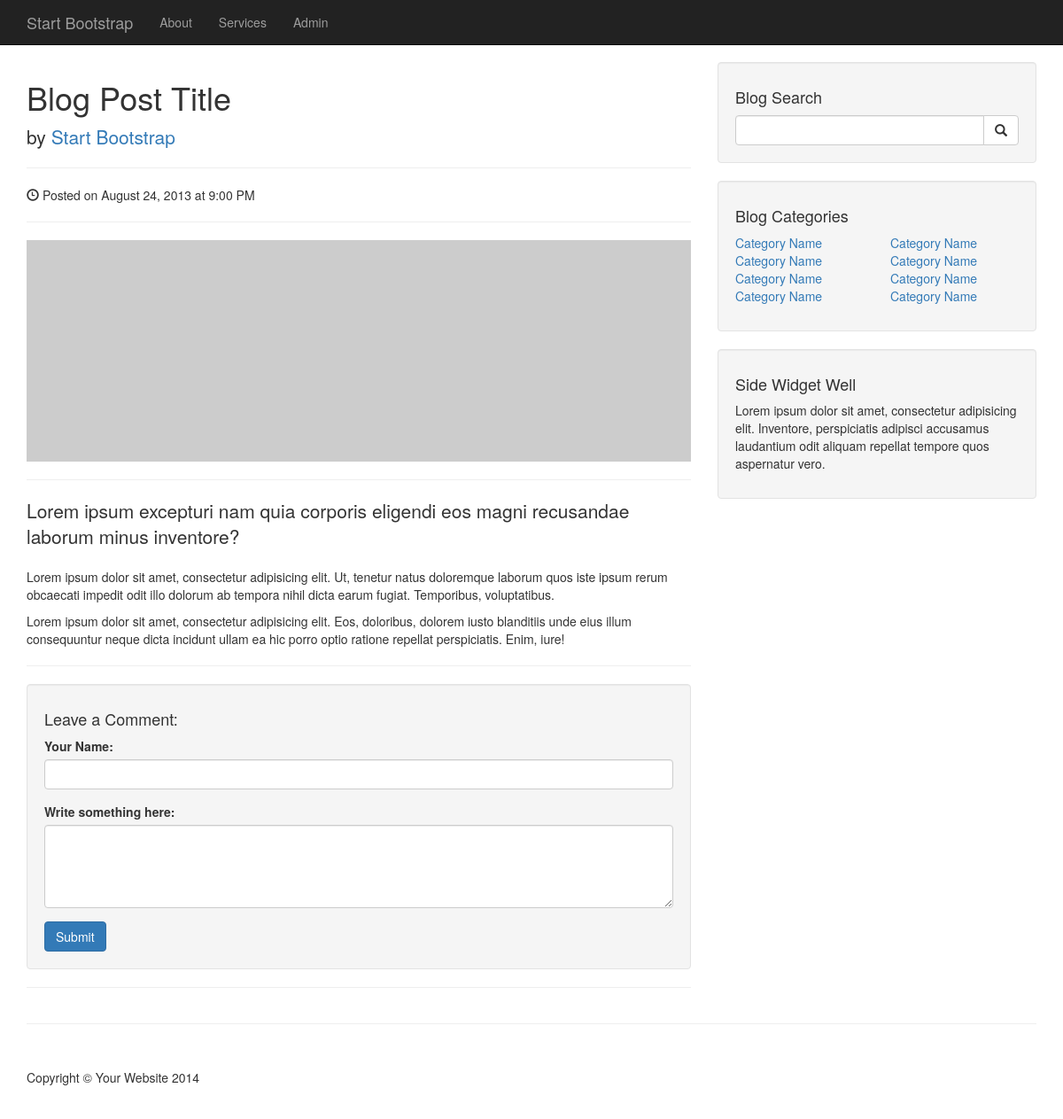
Before: /photo.php?photo_id=7 with the older database file.
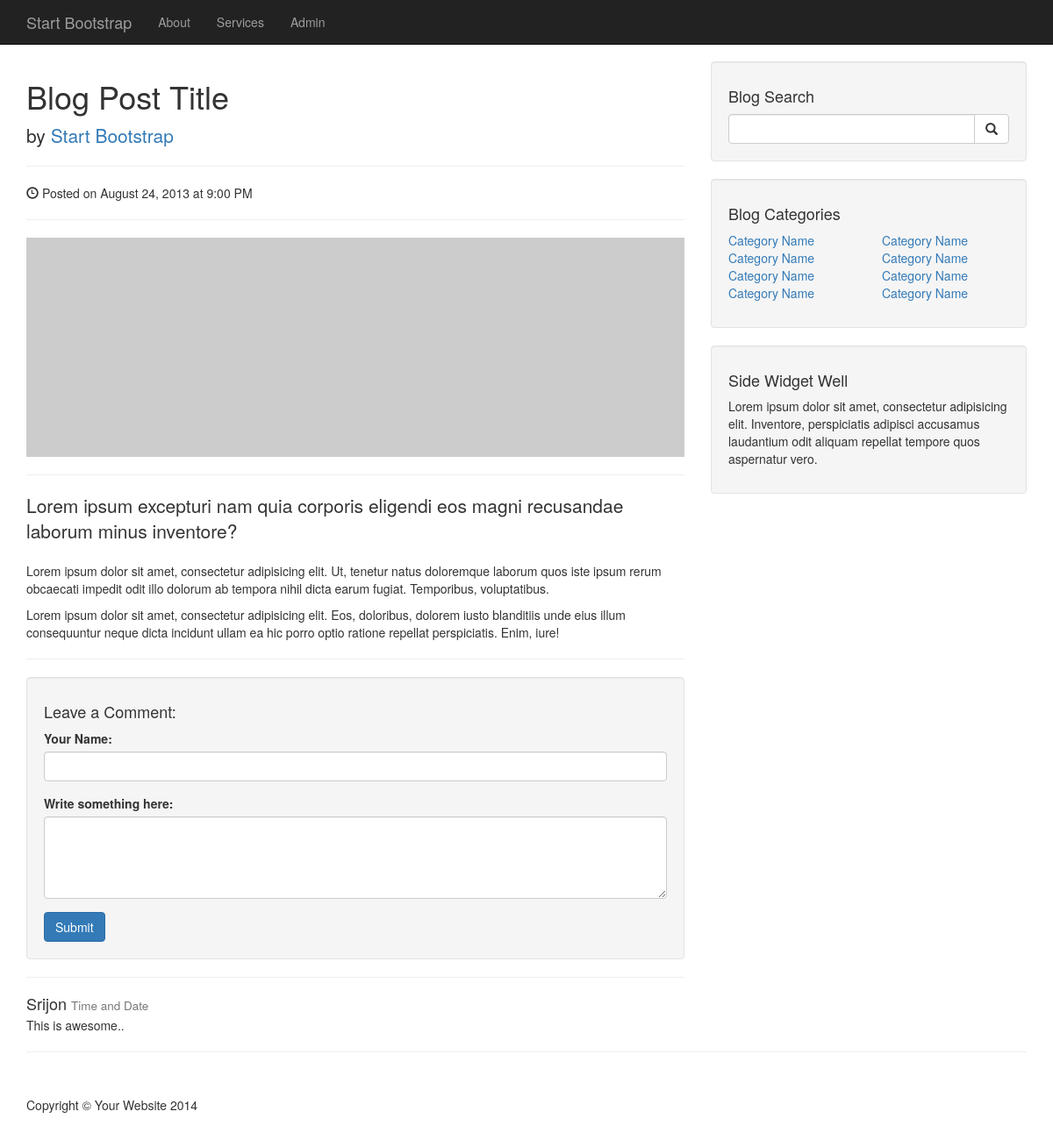
After: the same page with the newer database file.
### tables this page shows
CREATE TABLE `comments` (
  `id` int(11) NOT NULL,
  `photo_id` int(11) NOT NULL,
  `author` varchar(255) NOT NULL,
  `body` text NOT NULL
);

### admin/includes/database.php (called while the page is built, shortened)
<?php
class Database {
	public $connection;
	public function open_db_connection(){
		$this->connection = new mysqli(DB_HOST, DB_USER, DB_PASS, DB_NAME);
	}
	public function query($sql){
		$result = $this->connection->query($sql);
		return $result;
	}
	public function escape_string($string){
		$escaped_string = $this->connection->real_escape_string($string);
		return $escaped_string;
	}
}
$database = new Database();
?>

### admin/includes/db_object.php (called while the page is built, shortened)
<?php
class Db_object {
	protected static $db_table;
	public static function find_by_id($id){
		$the_result_array = static::find_by_query("SELECT * FROM " . static::$db_table . " WHERE id = {$id} LIMIT 1");
		return !empty($the_result_array)? array_shift($the_result_array): false;
	}
	public static function find_by_query($sql) {
		global $database;
		$result = $database->query($sql);
		$the_object_array = array();
		while($row = mysqli_fetch_array($result)){
			$the_object_array[] = static::instantiation($row);
		}
		return $the_object_array;
	}
	public static function instantiation($the_record) {
		$the_object = new $calling_class;
        foreach ($the_record as $the_attribute => $value) {
        	if($the_object->has_the_attribute($the_attribute)){
        		$the_object->$the_attribute = $value;
        	}
        }
        return $the_object;
	}
	private function has_the_attribute($the_attribute) {
		$properties = get_object_vars($this);
		return array_key_exists($the_attribute, $properties);
	}
}
?>

### admin/includes/comment.php (called while the page is built, shortened)
<?php
class Comment extends Db_object {
	protected static $db_table = "comments";
	public static function find_the_comments($photo_id=0) {
		global $database;
		$sql = "SELECT * FROM " . self::$db_table . " WHERE photo_id = " . $database->escape_string($photo_id) . " ORDER BY photo_id ASC";
		return self::find_by_query($sql);
	}
}
?>

### photo.php (the view, shortened to what this page needs)
<?php include("includes/header.php"); ?>
<?php
$photo = Photo::find_by_id($_GET['photo_id']);
$comments = Comment::find_the_comments($photo->id);
?>
    <?php include("includes/navigation.php"); ?>
    <div class="container">
        <div class="row">
            <div class="col-lg-8">
                <h1>Blog Post Title</h1>
                <p class="lead">
                    by <a href="#">Start Bootstrap</a>
                </p>
                <hr>
                <p><span class="glyphicon glyphicon-time"></span> Posted on August 24, 2013 at 9:00 PM</p>
                <hr>
                <img class="img-responsive" src="http://placehold.it/900x300" alt="">
                <hr>
                <p class="lead">Lorem ipsum excepturi nam quia corporis eligendi eos magni recusandae laborum minus inventore?</p>
                <p>Lorem ipsum dolor sit amet, consectetur adipisicing elit. Ut, tenetur natus doloremque laborum quos iste ipsum rerum obcaecati impedit odit illo dolorum ab tempora nihil dicta earum fugiat. Temporibus, voluptatibus.</p>
                <p>Lorem ipsum dolor sit amet, consectetur adipisicing elit. Eos, doloribus, dolorem iusto blanditiis unde eius illum consequuntur neque dicta incidunt ullam ea hic porro optio ratione repellat perspiciatis. Enim, iure!</p>
                <hr>
                <div class="well">
                    <h4>Leave a Comment:</h4>
                    <form role="form" action="" method="post">
                        <div class="form-group">
                            <label>Your Name:</label>
                            <input type="text" name="author" class="form-control">
                        </div>
                        <div class="form-group">
                            <label>Write something here:</label>
                            <textarea class="form-control" name="body" rows="4" class="form-control"></textarea>
                        </div>
                        <button type="submit" name="create_comment" class="btn btn-primary">Submit</button>
                    </form>
                </div>
                <hr>
                <?php  foreach ($comments as $comment):   ?>
                <div class="media">
                    <div class="media-body">
                        <h4 class="media-heading"><?php echo $comment->author; ?>
                            <small> Time and Date</small>
                        </h4>
                        <?php echo $comment->body; ?>
                    </div>
                </div>
            <?php endforeach; ?>
            </div>
            <div class="col-md-4">
                 <?php include("includes/sidebar.php"); ?>
            </div>
<?php include("includes/footer.php"); ?>

### includes/header.php (shortened to what this page needs)
<!DOCTYPE html>
<html lang="en">
<head>
    <link href="css/bootstrap.min.css" rel="stylesheet">
    <link href="css/blog-home.css" rel="stylesheet">
</head>
<body>

### includes/navigation.php (shortened to what this page needs)
<nav class="navbar navbar-inverse navbar-fixed-top" role="navigation">
    <div class="container">
        <div class="navbar-header">
            <a class="navbar-brand" href="#">Start Bootstrap</a>
        </div>
        <div class="collapse navbar-collapse" id="bs-example-navbar-collapse-1">
            <ul class="nav navbar-nav">
                <li>
                    <a href="#">About</a>
                </li>
                <li>
                    <a href="#">Services</a>
                </li>
                <li>
                    <a href="./admin">Admin</a>
                </li>
            </ul>
        </div>
    </div>
</nav>

### includes/sidebar.php
    <div class="well">
        <h4>Blog Search</h4>
        <div class="input-group">
            <input type="text" class="form-control">
            <span class="input-group-btn">
                <button class="btn btn-default" type="button">
                    <span class="glyphicon glyphicon-search"></span>
            </button>
            </span>
        </div>
    </div>
    <div class="well">
        <h4>Blog Categories</h4>
        <div class="row">
            <div class="col-lg-6">
                <ul class="list-unstyled">
                    <li><a href="#">Category Name</a>
                    </li>
                    <li><a href="#">Category Name</a>
                    </li>
                    <li><a href="#">Category Name</a>
                    </li>
                    <li><a href="#">Category Name</a>
                    </li>
                </ul>
            </div>
            <div class="col-lg-6">
                <ul class="list-unstyled">
                    <li><a href="#">Category Name</a>
                    </li>
                    <li><a href="#">Category Name</a>
                    </li>
                    <li><a href="#">Category Name</a>
                    </li>
                    <li><a href="#">Category Name</a>
                    </li>
                </ul>
            </div>
        </div>
    </div>
    <div class="well">
        <h4>Side Widget Well</h4>
        <p>Lorem ipsum dolor sit amet, consectetur adipisicing elit. Inventore, perspiciatis adipisci accusamus laudantium odit aliquam repellat tempore quos aspernatur vero.</p>
    </div>
</div>

### includes/footer.php (shortened to what this page needs)
        <hr>
        <footer>
            <div class="row">
                <div class="col-lg-12">
                    <p>Copyright &copy; Your Website 2014</p>
                </div>
            </div>
        </footer>
    </div>
</body>
</html>

### css/blog-home.css (style rules this page uses)
body { padding-top: 70px; }
footer { margin: 50px 0; }

Changed rows visible on the page:
added comments: author "Srijon", body "This is awesome.."
